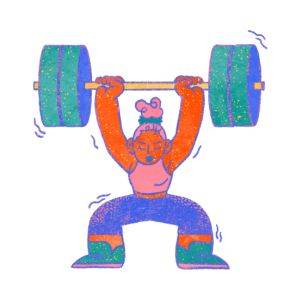
#> input picture tasks/task-04-linear-combination/image1.jpg, 300 x 300 px
$ python -i task-01-generate-an-image.py   (imports and definitions only)
#> lines starting #> are read from the running program, lines starting #| are printed output that depends on the picture; after the words box and inside, x2 and y2 are one past the last pixel; in counts of white or black regions, pixels touching at a corner belong together
#> further down, picture is the input picture: shape (300, 300, 3); mean B, G, R 229.4, 221.7, 223.9
import argparse
import numpy as np
import cv2
import matplotlib.pyplot as plt

# [29 lines left out: function generate_image, not called in this run]

def generate_histogram_opencv2(image):
    # Calculate the histogram of the image
    hist = cv2.calcHist([image], [0], None, [256], [0, 256])
#> hist = 256 values, max 64868 at index 255, min 0 at index 0, mean 351.6

    hist_height = 256
    hist_width = 256

    # Normalize the histogram to fit within the plot dimensions
    hist = cv2.normalize(hist, hist, 0, hist_height, cv2.NORM_MINMAX)
#> hist = 256 values, max 256 at index 255, min 0 at index 0, mean 1.39

    # Create a blank image to draw the histogram
    hist_image = np.zeros((hist_height, hist_width), dtype=np.uint8)

    # Draw the histogram bars
    for i in range(256):
        cv2.line(hist_image, (i, hist_height), (i, hist_height - int(hist[i].item())), 255, 1)
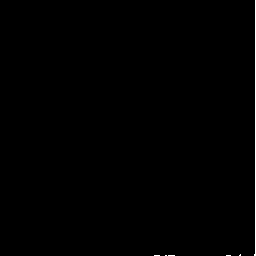
#> hist_image: shape (256, 256); 0.43% white in thin lines or dots, all inside (x1, y1, x2, y2) = (154, 0, 256, 256)


    # Display the histogram
    cv2.imwrite('./output/hist_cv2.png', cv2.cvtColor(hist_image, cv2.COLOR_GRAY2BGR))

# [40 lines left out: functions generate_histogram_plt, main, not called in this run]

# [2 lines not run here, left out]

>>> import cv2
>>> picture = cv2.imread('task-04-linear-combination/image1.jpg')
>>> result = generate_histogram_opencv2(picture)
